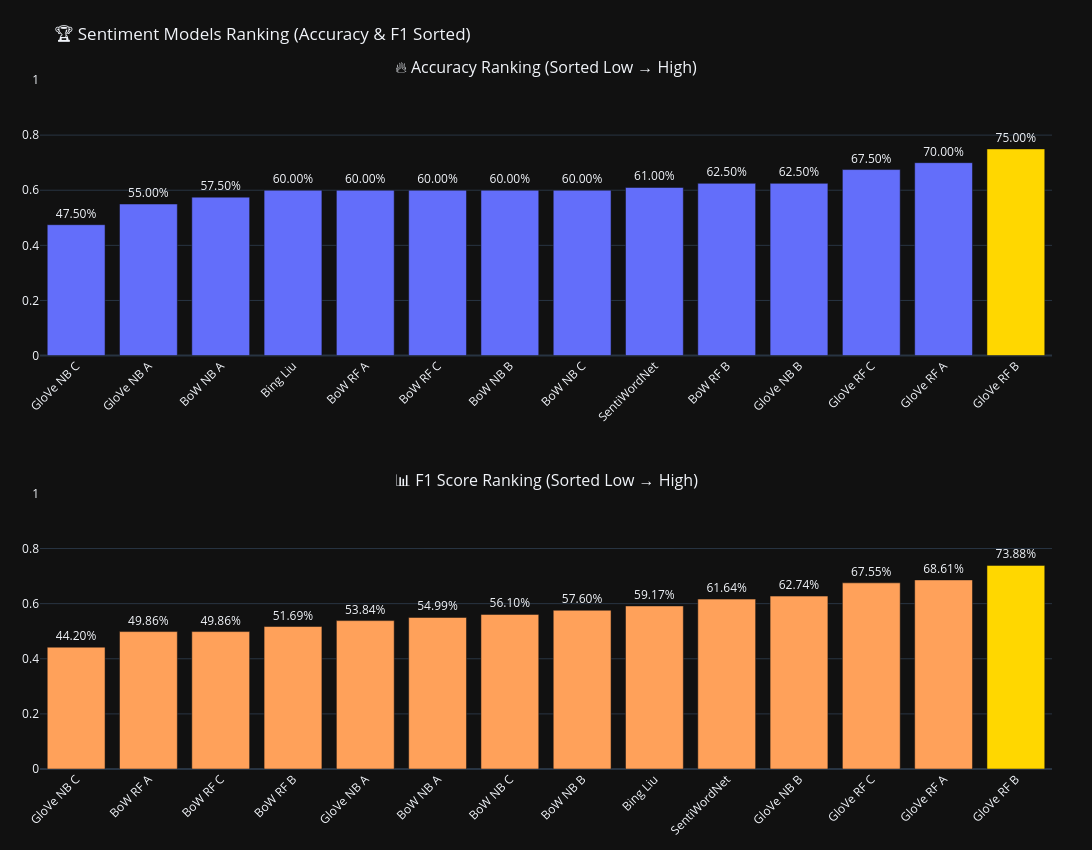

The code cell stored with this chart in its notebook:
### Markdown cell above
# Final Comparison

### Code cell
import numpy as np
import plotly.graph_objects as go
from plotly.subplots import make_subplots

# =========================
# DATA
# =========================
model_names = np.array([
    "SentiWordNet",
    "Bing Liu",

    "BoW RF A", "BoW RF B", "BoW RF C",
    "GloVe RF A", "GloVe RF B", "GloVe RF C",

    "BoW NB A", "BoW NB B", "BoW NB C",
    "GloVe NB A", "GloVe NB B", "GloVe NB C"
])

acc_values = np.array([
    acc_sent,
    acc_bing,

    acc_a_RF_BOW, acc_b_RF_BOW, acc_c_RF_BOW,
    acc_a_RF_GLOVE, acc_b_RF_GLOVE, acc_c_RF_GLOVE,

    nb_acc_a_BOW, nb_acc_b_BOW, nb_acc_c_BOW,
    g_nb_acc_a, g_nb_acc_b, g_nb_acc_c
])

f1_values = np.array([
    f1_sent,
    f1_bing,

    f1_a_RF_BOW, f1_b_RF_BOW, f1_c_RF_BOW,
    f1_a_RF_GLOVE, f1_b_RF_GLOVE, f1_c_RF_GLOVE,

    nb_f1_a_BOW, nb_f1_b_BOW, nb_f1_c_BOW,
    g_nb_f1_a, g_nb_f1_b, g_nb_f1_c
])

# =========================
# SORT ACCURACY
# =========================
acc_idx = np.argsort(acc_values)
acc_names_sorted = model_names[acc_idx]
acc_sorted = acc_values[acc_idx]

# =========================
# SORT F1
# =========================
f1_idx = np.argsort(f1_values)
f1_names_sorted = model_names[f1_idx]
f1_sorted = f1_values[f1_idx]

# =========================
# COLORS (highlight best)
# =========================
acc_colors = ["#636EFA"] * len(acc_sorted)
f1_colors = ["#FFA15A"] * len(f1_sorted)

acc_colors[-1] = "gold"
f1_colors[-1] = "gold"

# =========================
# FIGURE (smaller + clean layout)
# =========================
fig = make_subplots(
    rows=2, cols=1,
    subplot_titles=(
        "🔥 Accuracy Ranking (Sorted Low → High)",
        "📊 F1 Score Ranking (Sorted Low → High)"
    ),
    vertical_spacing=0.20
)

# =========================
# ACCURACY
# =========================
fig.add_trace(
    go.Bar(
        x=acc_names_sorted,
        y=acc_sorted,
        text=[f"{v:.2%}" for v in acc_sorted],
        textposition="outside",
        marker_color=acc_colors
    ),
    row=1, col=1
)

# =========================
# F1 SCORE
# =========================
fig.add_trace(
    go.Bar(
        x=f1_names_sorted,
        y=f1_sorted,
        text=[f"{v:.2%}" for v in f1_sorted],
        textposition="outside",
        marker_color=f1_colors
    ),
    row=2, col=1
)

# =========================
# STYLE (FULL SCREEN CLEAN)
# =========================
fig.update_layout(
    template="plotly_dark",
    height=850,
    width=1400,   # 👈 أصغر عشان يناسب الشاشة
    title="🏆 Sentiment Models Ranking (Accuracy & F1 Sorted)",
    showlegend=False,
    font=dict(size=12),
    margin=dict(l=40, r=40, t=80, b=40)
)

fig.update_yaxes(range=[0, 1])

fig.update_xaxes(tickangle=-45)

fig.show()

### Figure 1 — Plotly figure (JSON) as saved in the notebook; plotly's stock layout.template omitted (floating-point values rounded to 4 significant figures)
{"data": [{"marker": {"color": ["#636EFA", "#636EFA", "#636EFA", "#636EFA", "#636EFA", "#636EFA", "#636EFA", "#636EFA", "#636EFA", "#636EFA", "#636EFA", "#636EFA", "#636EFA", "gold"]}, "text": ["47.50%", "55.00%", "57.50%", "60.00%", "60.00%", "60.00%", "60.00%", "60.00%", "61.00%", "62.50%", "62.50%", "67.50%", "70.00%", "75.00%"], "textposition": "outside", "type": "bar", "x": ["GloVe NB C", "GloVe NB A", "BoW NB A", "Bing Liu", "BoW RF A", "BoW RF C", "BoW NB B", "BoW NB C", "SentiWordNet", "BoW RF B", "GloVe NB B", "GloVe RF C", "GloVe RF A", "GloVe RF B"], "xaxis": "x", "y": [0.475, 0.55, 0.575, 0.6, 0.6, 0.6, 0.6, 0.6, 0.61, 0.625, 0.625, 0.675, 0.7, 0.75], "yaxis": "y"}, {"marker": {"color": ["#FFA15A", "#FFA15A", "#FFA15A", "#FFA15A", "#FFA15A", "#FFA15A", "#FFA15A", "#FFA15A", "#FFA15A", "#FFA15A", "#FFA15A", "#FFA15A", "#FFA15A", "gold"]}, "text": ["44.20%", "49.86%", "49.86%", "51.69%", "53.84%", "54.99%", "56.10%", "57.60%", "59.17%", "61.64%", "62.74%", "67.55%", "68.61%", "73.88%"], "textposition": "outside", "type": "bar", "x": ["GloVe NB C", "BoW RF A", "BoW RF C", "BoW RF B", "GloVe NB A", "BoW NB A", "BoW NB C", "BoW NB B", "Bing Liu", "SentiWordNet", "GloVe NB B", "GloVe RF C", "GloVe RF A", "GloVe RF B"], "xaxis": "x2", "y": [0.442, 0.4986, 0.4986, 0.5169, 0.5384, 0.5499, 0.561, 0.576, 0.5917, 0.6164, 0.6274, 0.6755, 0.6861, 0.7388], "yaxis": "y2"}], "layout": {"annotations": [{"font": {"size": 16}, "showarrow": false, "text": "🔥 Accuracy Ranking (Sorted Low → High)", "x": 0.5, "xanchor": "center", "xref": "paper", "y": 1, "yanchor": "bottom", "yref": "paper"}, {"font": {"size": 16}, "showarrow": false, "text": "📊 F1 Score Ranking (Sorted Low → High)", "x": 0.5, "xanchor": "center", "xref": "paper", "y": 0.4, "yanchor": "bottom", "yref": "paper"}], "font": {"size": 12}, "height": 850, "margin": {"b": 40, "l": 40, "r": 40, "t": 80}, "showlegend": false, "title": {"text": "🏆 Sentiment Models Ranking (Accuracy & F1 Sorted)"}, "width": 1400, "xaxis": {"anchor": "y", "domain": [0, 1], "tickangle": -45}, "xaxis2": {"anchor": "y2", "domain": [0, 1], "tickangle": -45}, "yaxis": {"anchor": "x", "domain": [0.6, 1], "range": [0, 1]}, "yaxis2": {"anchor": "x2", "domain": [0, 0.4], "range": [0, 1]}}}
